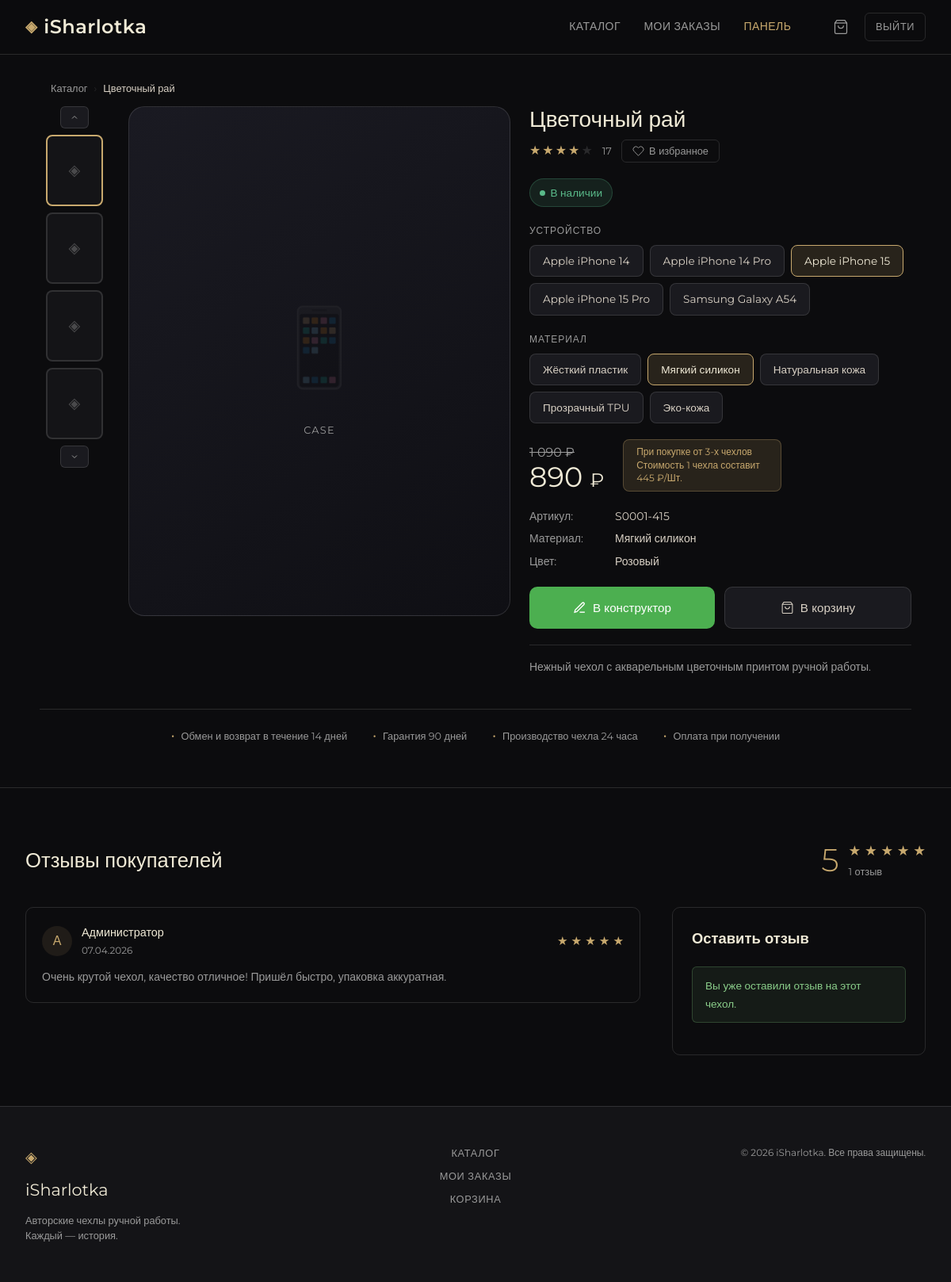
The page /product.php?id=1 (signed in) on the database its author committed.
### tables this page shows
CREATE TABLE IF NOT EXISTS cases_catalog (
    id_case INT AUTO_INCREMENT PRIMARY KEY,
    title VARCHAR(200) NOT NULL,
    description TEXT,
    price DECIMAL(10,2) NOT NULL,
    count INT DEFAULT 0,
    image VARCHAR(255),
    collection_id INT,
    inscription VARCHAR(255),
    sticker TINYINT(1) DEFAULT 0,
    color VARCHAR(50),
    material_id INT,
    model_id INT,
    has_3d TINYINT(1) DEFAULT 0,
    created_at TIMESTAMP DEFAULT CURRENT_TIMESTAMP,
    FOREIGN KEY (material_id) REFERENCES materials(id_material) ON DELETE SET NULL,
    FOREIGN KEY (model_id) REFERENCES device_models(id_model) ON DELETE SET NULL,
    FOREIGN KEY (collection_id) REFERENCES collections(id_collection) ON DELETE SET NULL
);

CREATE TABLE IF NOT EXISTS device_models (
    id_model INT AUTO_INCREMENT PRIMARY KEY,
    firm VARCHAR(100) NOT NULL,
    model_name VARCHAR(100) NOT NULL
);

CREATE TABLE IF NOT EXISTS materials (
    id_material INT AUTO_INCREMENT PRIMARY KEY,
    material_name VARCHAR(100) NOT NULL
);

CREATE TABLE IF NOT EXISTS reviews (
    id_review INT AUTO_INCREMENT PRIMARY KEY,
    user_id INT NOT NULL,
    case_id INT NOT NULL,
    rating TINYINT NOT NULL,
    text TEXT NOT NULL,
    status ENUM('pending','approved','rejected') DEFAULT 'pending',
    created_at TIMESTAMP DEFAULT CURRENT_TIMESTAMP,
    FOREIGN KEY (user_id) REFERENCES users(id_user) ON DELETE CASCADE,
    FOREIGN KEY (case_id) REFERENCES cases_catalog(id_case) ON DELETE CASCADE
);

CREATE TABLE IF NOT EXISTS users (
    id_user INT AUTO_INCREMENT PRIMARY KEY,
    login VARCHAR(50) UNIQUE NOT NULL,
    email VARCHAR(100) UNIQUE NOT NULL,
    password VARCHAR(255) NOT NULL,
    fullname VARCHAR(100),
    role ENUM('user','admin') DEFAULT 'user',
    created_at TIMESTAMP DEFAULT CURRENT_TIMESTAMP
);

### product.php (the view, shortened to what this page needs)
<?php
require_once __DIR__ . '/config/db.php';
$id = (int)($_GET['id'] ?? 0);
$stmt = $pdo->prepare("SELECT c.*, m.material_name, d.firm, d.model_name
    FROM cases_catalog c
    LEFT JOIN materials m ON c.material_id = m.id_material
    LEFT JOIN device_models d ON c.model_id = d.id_model
    LEFT JOIN collections col ON c.collection_id = col.id_collection
    WHERE c.id_case = ?");
$stmt->execute([$id]);
$case = $stmt->fetch();
$materials = $pdo->query("SELECT * FROM materials ORDER BY material_name")->fetchAll();
$models    = $pdo->query("SELECT * FROM device_models ORDER BY firm, model_name")->fetchAll();
$oldPrice = round($case['price'] * 1.22 / 10) * 10;
require_once __DIR__ . '/includes/header.php';
?>
<div class="product-card-page">
    <div class="container" style="padding-bottom:0.75rem">
        <div class="breadcrumb" style="margin-bottom:0">
            <a href="<?= BASE_URL ?>/catalog.php">Каталог</a>
            <span>›</span>
            <span style="color:var(--text)"><?= htmlspecialchars($case['title']) ?></span>
        </div>
    </div>
    <div class="product-card-layout fade-in">
        <div class="thumb-gallery">
            <button class="thumb-nav-btn" id="thumb-up" aria-label="Выше">
                <svg width="12" height="12" viewBox="0 0 24 24" fill="none" stroke="currentColor" stroke-width="2"><polyline points="18 15 12 9 6 15"/></svg>
            </button>
            <?php
            for ($t = 0; $t < 4; $t++): ?>
                <div class="thumb-item <?= $t===0?'active':'' ?>" onclick="setThumb(this, <?= $t ?>)" data-idx="<?= $t ?>">
                    <?php if ($case['image'] && file_exists(__DIR__.'/uploads/cases/'.$case['image'])): ?>
                        <img src="<?= BASE_URL ?>/uploads/cases/<?= htmlspecialchars($case['image']) ?>" alt="">
                    <?php else: ?>
                        <span class="thumb-placeholder">◈</span>
                    <?php endif; ?>
                </div>
            <?php endfor; ?>
            <button class="thumb-nav-btn" id="thumb-down" aria-label="Ниже">
                <svg width="12" height="12" viewBox="0 0 24 24" fill="none" stroke="currentColor" stroke-width="2"><polyline points="6 9 12 15 18 9"/></svg>
            </button>
        </div>
        <div class="main-image-wrap" id="main-img-wrap">
            <?php if ($case['image'] && file_exists(__DIR__.'/uploads/cases/'.$case['image'])): ?>
                <img id="main-img" src="<?= BASE_URL ?>/uploads/cases/<?= htmlspecialchars($case['image']) ?>"
                     alt="<?= htmlspecialchars($case['title']) ?>">
            <?php else: ?>
                <div class="main-image-placeholder">
                    <span class="phone-icon">📱</span>
                    <span style="font-size:0.8rem;letter-spacing:0.1em;text-transform:uppercase;color:var(--text-muted)"><?= htmlspecialchars($case['col_name'] ?? 'Case') ?></span>
                </div>
            <?php endif; ?>
        </div>
        <div class="product-info-panel">
            <div class="product-title-row">
                <h1 class="product-card-title"><?= htmlspecialchars($case['title']) ?></h1>
                <div class="product-rating">
                    <div class="stars" id="stars-row">
                        <?php for ($s = 1; $s <= 5; $s++): ?>
                            <span class="star <?= $s<=4?'':'empty' ?>">★</span>
                        <?php endfor; ?>
                    </div>
                    <span class="rating-count">17</span>
<?php
                        $isFav = false;
                        try {
                            $favStmt = $pdo->prepare("SELECT COUNT(*) FROM favorites WHERE user_id=? AND case_id=?");
                            $favStmt->execute([$_SESSION['user_id'], $id]);
                            $isFav = (bool)$favStmt->fetchColumn();
                        } catch (PDOException $e) {
                            $isFav = false;
                        }
                    ?>
                    <button class="fav-btn <?= $isFav ? 'fav-active' : '' ?>" id="fav-btn"
                            data-case-id="<?= $id ?>" onclick="toggleFav(this)">
                        <svg width="15" height="15" viewBox="0 0 24 24"
                             fill="<?= $isFav ? 'var(--gold)' : 'none' ?>"
                             stroke="<?= $isFav ? 'var(--gold)' : 'currentColor' ?>"
                             stroke-width="1.5" class="fav-icon">
                            <path d="M20.84 4.61a5.5 5.5 0 0 0-7.78 0L12 5.67l-1.06-1.06a5.5 5.5 0 0 0-7.78 7.78l1.06 1.06L12 21.23l7.78-7.78 1.06-1.06a5.5 5.5 0 0 0 0-7.78z"/>
                        </svg>
                        <span class="fav-label"><?= $isFav ? 'В избранном' : 'В избранное' ?></span>
                    </button>
                </div>
            </div>
            <div class="stock-badge <?= $case['count']>0?'in-stock':'out-stock' ?>">
                <span class="stock-dot"></span>
                <?= $case['count']>0 ? 'В наличии' : 'Нет в наличии' ?>
            </div>
            <div>
                <div style="font-size:0.75rem;color:var(--text-muted);letter-spacing:0.08em;text-transform:uppercase;margin-bottom:0.5rem">Устройство</div>
                <div class="options-row" id="model-options">
                    <?php foreach (array_slice($models, 0, 5) as $i => $m): ?>
                        <div class="option-chip <?= ($m['id_model']==$case['model_id'])?'active':'' ?>"
                             onclick="selectOption(this, 'model-options')"
                             data-id="<?= $m['id_model'] ?>"
                             data-name="<?= htmlspecialchars($m['firm'].' '.$m['model_name']) ?>">
                            <?= htmlspecialchars($m['firm'].' '.$m['model_name']) ?>
                        </div>
                    <?php endforeach; ?>
                </div>
            </div>
            <div>
                <div style="font-size:0.75rem;color:var(--text-muted);letter-spacing:0.08em;text-transform:uppercase;margin-bottom:0.5rem">Материал</div>
                <div class="options-row" id="material-options">
                    <?php foreach ($materials as $i => $m): ?>
                        <div class="option-chip <?= ($m['id_material']==$case['material_id'])?'active':'' ?>"
                             onclick="selectOption(this, 'material-options')"
                             data-id="<?= $m['id_material'] ?>"
                             data-name="<?= htmlspecialchars($m['material_name']) ?>">
                            <?= htmlspecialchars($m['material_name']) ?>
                        </div>
                    <?php endforeach; ?>
                </div>
            </div>
            <div class="price-block">
                <div>
                    <div class="price-old"><?= number_format($oldPrice,0,'.',' ') ?> ₽</div>
                    <div class="price-current"><?= number_format($case['price'],0,'.',' ') ?> <span style="font-size:1.5rem">₽</span></div>
                </div>
                <div class="price-badge">
                    При покупке от 3-х чехлов<br>
                    Стоимость 1 чехла составит <?= number_format($case['price']*0.5,0,'.',' ') ?> ₽/Шт.
                </div>
            </div>
            <div class="specs-list">
                <div class="spec-row"><span class="sl">Артикул:</span><span class="sv">S<?= str_pad($case['id_case'], 4, '0', STR_PAD_LEFT) ?>-<?= rand(100,999) ?></span></div>
                <?php if ($case['material_name']): ?>
                    <div class="spec-row"><span class="sl">Материал:</span><span class="sv"><?= htmlspecialchars($case['material_name']) ?></span></div>
                <?php endif; ?>
                <?php if ($case['color']): ?>
                    <div class="spec-row"><span class="sl">Цвет:</span><span class="sv"><?= htmlspecialchars($case['color']) ?></span></div>
                <?php endif; ?>
            </div>
            <div class="product-cta">
                <a href="<?= BASE_URL ?>/constructor.php?id=<?= $case['id_case'] ?>" class="btn-constructor" id="btnToConstructor">
                    <svg width="17" height="17" viewBox="0 0 24 24" fill="none" stroke="currentColor" stroke-width="2"><path d="M12 20h9"/><path d="M16.5 3.5a2.121 2.121 0 0 1 3 3L7 19l-4 1 1-4L16.5 3.5z"/></svg>
                    В конструктор
                </a>
                <button class="btn-cart-outline" id="btnAddToCart">
                    <svg width="17" height="17" viewBox="0 0 24 24" fill="none" stroke="currentColor" stroke-width="1.5"><path d="M6 2L3 6v14a2 2 0 002 2h14a2 2 0 002-2V6l-3-4z"/><line x1="3" y1="6" x2="21" y2="6"/><path d="M16 10a4 4 0 01-8 0"/></svg>
                    В корзину
                </button>
            </div>
            <?php if ($case['description']): ?>
                <div style="font-size:0.875rem;color:var(--text-muted);line-height:1.7;border-top:1px solid var(--border);padding-top:1rem">
                    <?= nl2br(htmlspecialchars($case['description'])) ?>
                </div>
            <?php endif; ?>
        </div>
    </div>
    <div class="guarantees-bar">
        <div class="guarantee-item">Обмен и возврат в течение 14 дней</div>
        <div class="guarantee-item">Гарантия 90 дней</div>
        <div class="guarantee-item">Производство чехла 24 часа</div>
        <div class="guarantee-item">Оплата при получении</div>
    </div>
</div>
<?php
$reviewMsg = '';
$reviews = $pdo->prepare("SELECT r.*, u.fullname, u.login
    FROM reviews r JOIN users u ON r.user_id=u.id_user
    WHERE r.case_id=? AND r.status='approved' ORDER BY r.created_at DESC");
$reviews->execute([$id]);
$reviews = $reviews->fetchAll();
$avgRating = count($reviews) ? round(array_sum(array_column($reviews, 'rating')) / count($reviews), 1) : 0;
$userReviewStmt = $pdo->prepare("SELECT COUNT(*) FROM reviews WHERE user_id=? AND case_id=?");
$userReviewStmt->execute([$_SESSION['user_id'], $id]);
$userReviewed = (bool)$userReviewStmt->fetchColumn();
?>
<div class="reviews-section">
    <div class="container">
        <div class="reviews-header">
            <h2 class="reviews-title">Отзывы покупателей</h2>
            <?php if (count($reviews)): ?>
            <div class="reviews-summary">
                <span class="reviews-avg"><?= $avgRating ?></span>
                <div>
                    <div class="reviews-stars-lg">
                        <?php for($s=1;$s<=5;$s++): ?>
                            <span style="color:<?= $s<=$avgRating?'var(--gold)':'var(--border)' ?>">★</span>
                        <?php endfor; ?>
                    </div>
                    <span class="reviews-count"><?= count($reviews) ?> <?= count($reviews)===1?'отзыв':( count($reviews)<5?'отзыва':'отзывов') ?></span>
                </div>
            </div>
            <?php endif; ?>
        </div>
        <div class="reviews-layout">
            <div class="reviews-list">
                <?php if (!$reviews): ?>
                    <div class="reviews-empty">Отзывов пока нет. Будьте первым!</div>
                <?php else: ?>
                    <?php foreach ($reviews as $r): ?>
                    <div class="review-card">
                        <div class="review-top">
                            <div class="review-avatar"><?= mb_strtoupper(mb_substr($r['fullname'] ?: $r['login'], 0, 1)) ?></div>
                            <div class="review-meta">
                                <div class="review-author"><?= htmlspecialchars($r['fullname'] ?: $r['login']) ?></div>
                                <div class="review-date"><?= date('d.m.Y', strtotime($r['created_at'])) ?></div>
                            </div>
                            <div class="review-stars">
                                <?php for($s=1;$s<=5;$s++): ?>
                                    <span style="color:<?= $s<=$r['rating']?'var(--gold)':'var(--border)' ?>">★</span>
                                <?php endfor; ?>
                            </div>
                        </div>
                        <p class="review-text"><?= htmlspecialchars($r['text']) ?></p>
                    </div>
                    <?php endforeach; ?>
                <?php endif; ?>
            </div>
            <div class="review-form-wrap">
                <h3 class="review-form-title">Оставить отзыв</h3>
                <?php if ($reviewMsg): ?>
                    <div class="review-msg-ok"><?= htmlspecialchars($reviewMsg) ?></div>
                <?php elseif ($userReviewed): ?>
                    <div class="review-msg-ok">Вы уже оставили отзыв на этот чехол.</div>
                <?php endif; ?>
            </div>
        </div>
    </div>
</div>
<?php require_once __DIR__ . '/includes/footer.php'; ?>

### rows shown on the page
cases_catalog: title "Цветочный рай", price "1 090", price "890", $case['price']*0.5 "445", id_case "0001", material.material_name "Мягкий силикон", color "Розовый", description "Нежный чехол с акварельным цветочным принтом ручной работы."
device_models: firm+model_name "Apple iPhone 14"
device_models: firm+model_name "Apple iPhone 14 Pro"
device_models: firm+model_name "Apple iPhone 15"
device_models: firm+model_name "Apple iPhone 15 Pro"
device_models: firm+model_name "Samsung Galaxy A54"
materials: material_name "Жёсткий пластик"
materials: material_name "Мягкий силикон"
materials: material_name "Натуральная кожа"
materials: material_name "Прозрачный TPU"
materials: material_name "Эко-кожа"
reviews: user.fullname "А", user.fullname "Администратор", created_at "07.04.2026", text "Очень крутой чехол, качество отличное! Пришёл быстро, упаковка аккуратная."

### other values the page prints
$case['col_name'] "CASE"
$avgRating "5"
count($reviews) "1"
